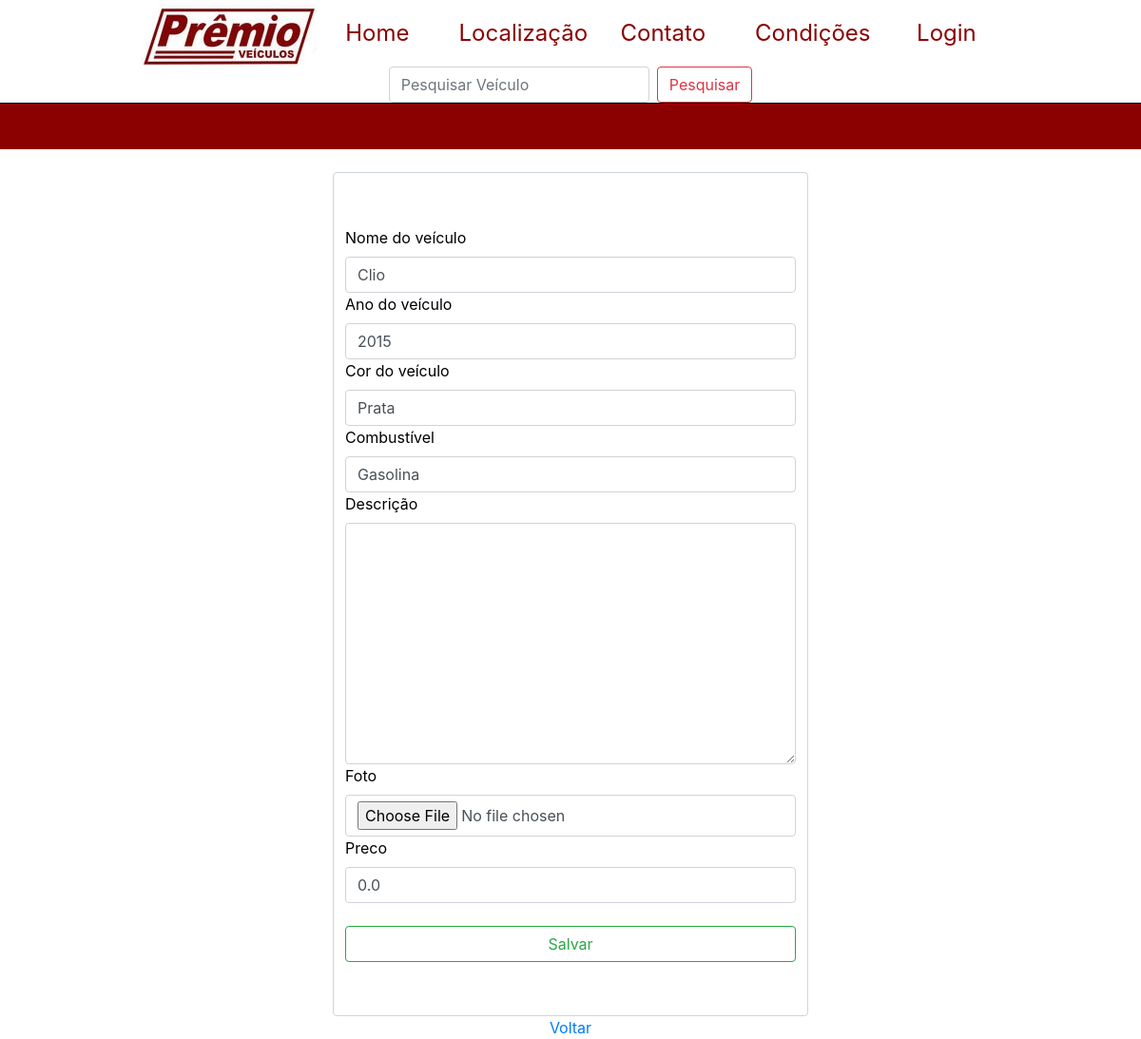
The page /editar/8 on the database its author committed.
### apps/galeria/models.py (models this page shows, shortened)
class Veiculo(models.Model):
    nome = models.CharField(max_length=150, null=False, blank=False,)
    ano = models.IntegerField(null=False, blank=False,)
    cor = models.CharField(max_length=100, blank=False, null=False)
    combustivel = models.CharField(max_length=150, blank=False, null=False)
    descricao = models.TextField(null=True, blank=True)
    foto = models.ImageField(upload_to='veiculos/imagens', blank=False, null=False)
    data = models.DateTimeField(auto_now_add=True, blank=False)
    publicada = models.BooleanField(default=True)
    preco = models.FloatField(max_length=20, blank=True, null=True, default=0)

### apps/galeria/views.py (the view)
# urls.py: path('editar/<int:veiculo_id>', editar_veiculo, name='editar_veiculo')
def editar_veiculo(request, veiculo_id):
    veiculo = Veiculo.objects.get(id=veiculo_id)
    form = VeiculoForm(instance=veiculo)
    if request.method == 'POST':
        form = VeiculoForm(request.POST, request.FILES, instance=veiculo)
        if form.is_valid():
            form.save()
            messages.success(request, 'Veiculo editado com sucesso!')
            return redirect('index')
    return render(request, 'galeria/editar_veiculo.html', {'form':form, 'veiculo_id':veiculo_id})

### apps/galeria/forms.py
class VeiculoForm(forms.ModelForm):
    class Meta:
        model = Veiculo
        exclude = ['publicada',]
        labels = {
            'nome': 'Nome do veículo',
            'ano': 'Ano do veículo',
            'cor': 'Cor do veículo',
            'combustivel': 'Combustível',
            'descricao': 'Descrição',
            'data': 'Data de registro',
        }
        widgets = {
            'nome': forms.TextInput(attrs={'class': 'form-control'}),
            'ano': forms.TextInput(attrs={'class': 'form-control'}),
            'cor': forms.TextInput(attrs={'class': 'form-control'}),
            'combustivel': forms.TextInput(attrs={'class': 'form-control'}),
            'descricao': forms.Textarea(attrs={'class': 'form-control'}),
            'foto': forms.FileInput(attrs={'class': 'form-control'}),
            'preco': forms.NumberInput(attrs={'class':'form-control'}),
            'data': forms.DateInput(
                format= '%d/%m/%Y',
                attrs={
                    'class': 'form-control',
                    'type': 'date',
                }
            ),
        }

### templates/galeria/editar_veiculo.html (shortened to what this page needs)
{% extends 'shared/base.html' %}
{% load static %}
{% block content %}
<br>
<div style="margin: auto; width: 500px;">
    <form method="post" class="form-control" enctype="multipart/form-data" style="margin: auto;">
        <div style="margin: 50px auto;">
            {% for field in form.visible_fields %}
            <div>
                <label for="field.id_for_label">{{field.label}}</label>
            {{field}}
            </div>
            {% endfor %}
            <br>
        <button class="btn btn-outline-success my-2 my-sm-0" type="submit" style="margin: auto; width: -webkit-fill-available;">Salvar</button>
        </div>
    </form>
    <div style="text-align: center;"><a href="{% url 'imagem' veiculo_id %}">Voltar</a></div>
</div>
{% endblock %}

### setup/static/styles/style.css (style rules this page uses)
html, body, div, span, applet, object, iframe, h1, h2, h3, h4, h5, h6, p, blockquote, pre, a, abbr, acronym, address, big, cite, code, del, dfn, em, img, ins, kbd, q, s, samp, small, strike, strong, sub, sup, tt, var, b, u, i, center, dl, dt, dd, ol, ul, li, fieldset, form, label, legend, table, caption, tbody, tfoot, thead, tr, th, td, article, aside, canvas, details, embed, figure, figcaption, header, hgroup, menu, nav, output, ruby, section, summary, time, mark, audio, video { margin: 0; padding: 0; border: 0; font-size: 100%; font: inherit; vertical-align: baseline; }
body { background-color: white; height: 100vh; }
form { display: inline-block; }
span, label { color: black; }

### rows shown on the page
Veiculo: visible_fields "Clio" "2015" "Prata" "Gasolina" "0.0"

### other values the page prints
{{ field.label }} "Nome do veículo" "Ano do veículo" "Cor do veículo" "Combustível" "Descrição" "Foto" "Preco"
